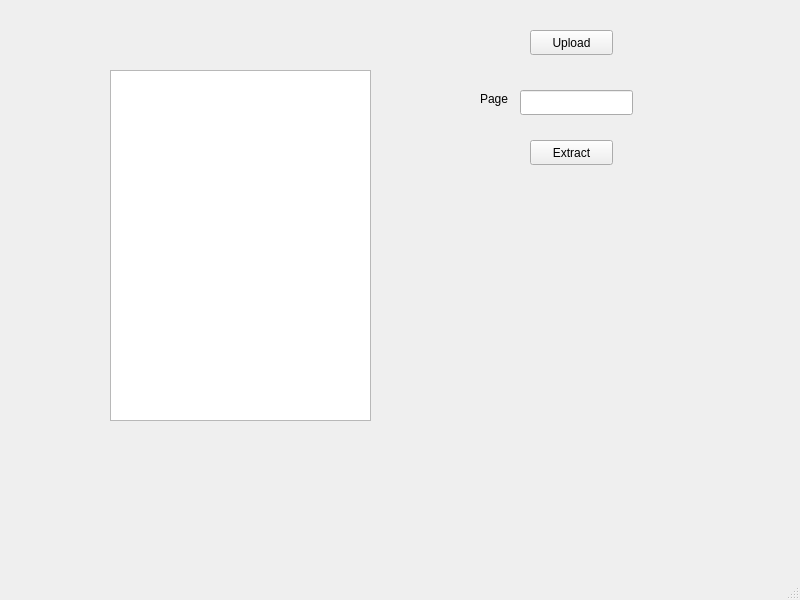
<?xml version="1.0" encoding="UTF-8"?>
<ui version="4.0">
 <class>MainWindow</class>
 <widget class="QMainWindow" name="MainWindow">
  <property name="geometry">
   <rect>
    <x>0</x>
    <y>0</y>
    <width>800</width>
    <height>600</height>
   </rect>
  </property>
  <property name="windowTitle">
   <string>MainWindow</string>
  </property>
  <widget class="QWidget" name="centralwidget">
   <widget class="QTextEdit" name="textEdit">
    <property name="geometry">
     <rect>
      <x>110</x>
      <y>70</y>
      <width>261</width>
      <height>351</height>
     </rect>
    </property>
   </widget>
   <widget class="QLabel" name="label">
    <property name="geometry">
     <rect>
      <x>480</x>
      <y>90</y>
      <width>62</width>
      <height>17</height>
     </rect>
    </property>
    <property name="text">
     <string>Page</string>
    </property>
   </widget>
   <widget class="QLineEdit" name="page">
    <property name="geometry">
     <rect>
      <x>520</x>
      <y>90</y>
      <width>113</width>
      <height>25</height>
     </rect>
    </property>
   </widget>
   <widget class="QPushButton" name="extractBtn">
    <property name="geometry">
     <rect>
      <x>530</x>
      <y>140</y>
      <width>83</width>
      <height>25</height>
     </rect>
    </property>
    <property name="text">
     <string>Extract</string>
    </property>
   </widget>
   <widget class="QPushButton" name="uploadBtn">
    <property name="geometry">
     <rect>
      <x>530</x>
      <y>30</y>
      <width>83</width>
      <height>25</height>
     </rect>
    </property>
    <property name="text">
     <string>Upload</string>
    </property>
   </widget>
  </widget>
  <widget class="QMenuBar" name="menubar">
   <property name="geometry">
    <rect>
     <x>0</x>
     <y>0</y>
     <width>800</width>
     <height>22</height>
    </rect>
   </property>
  </widget>
  <widget class="QStatusBar" name="statusbar"/>
 </widget>
 <resources/>
 <connections/>
</ui>
